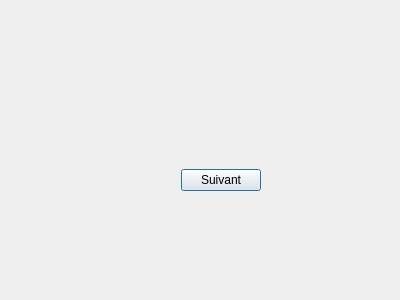
<?xml version="1.0" encoding="UTF-8"?>
<ui version="4.0">
 <class>MultipleInfos</class>
 <widget class="QDialog" name="MultipleInfos">
  <property name="geometry">
   <rect>
    <x>0</x>
    <y>0</y>
    <width>400</width>
    <height>300</height>
   </rect>
  </property>
  <property name="windowTitle">
   <string>Modifier les Informations</string>
  </property>
  <widget class="QWidget" name="horizontalLayoutWidget">
   <property name="geometry">
    <rect>
     <x>30</x>
     <y>20</y>
     <width>231</width>
     <height>171</height>
    </rect>
   </property>
   <layout class="QHBoxLayout" name="horizontalLayout">
    <item>
     <layout class="QVBoxLayout" name="verticalLayout">
      <item>
       <widget class="QStackedWidget" name="stackedWidget"/>
      </item>
      <item>
       <layout class="QHBoxLayout" name="horizontalLayout_2">
        <item>
         <spacer name="horizontalSpacer">
          <property name="orientation">
           <enum>Qt::Horizontal</enum>
          </property>
          <property name="sizeHint" stdset="0">
           <size>
            <width>40</width>
            <height>20</height>
           </size>
          </property>
         </spacer>
        </item>
        <item>
         <widget class="QPushButton" name="suivant">
          <property name="text">
           <string>Suivant</string>
          </property>
         </widget>
        </item>
       </layout>
      </item>
     </layout>
    </item>
   </layout>
  </widget>
 </widget>
 <resources/>
 <connections/>
</ui>
